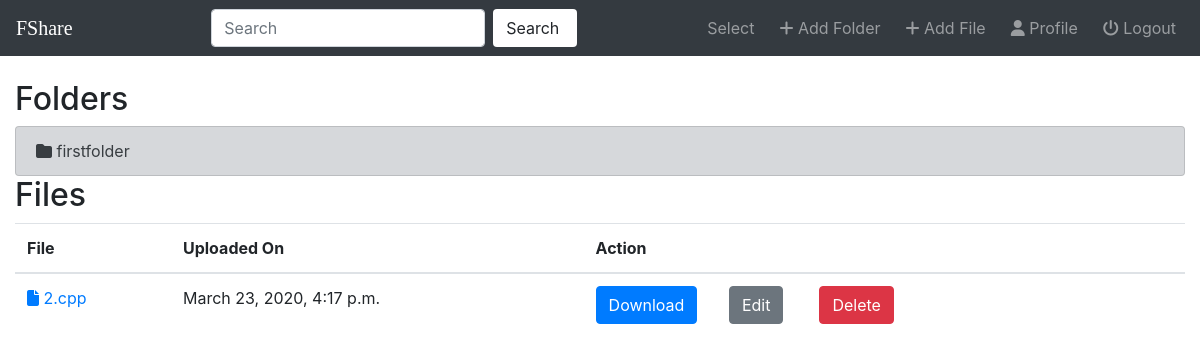
The page /fileshare/ (signed in) on the database its author committed.
### fileshare/models.py (models this page shows, shortened)
class Folder(models.Model):
    user = models.ForeignKey(User,on_delete=models.CASCADE,default=1)
    name = models.CharField(max_length=50)
    linkedfolder = models.ForeignKey("self",on_delete=models.CASCADE,null=True,blank=True)
    lastmodified = models.DateTimeField(auto_now=True)
    def __str__(self):
        return self.name

class File(models.Model):
    user = models.ForeignKey(User,on_delete=models.CASCADE,default=1)
    folder=models.ForeignKey(Folder,on_delete=models.CASCADE,null=True,blank=True)
    name = models.CharField(max_length=50,null=True,blank=True)
    file=models.FileField();
    created_on = models.DateTimeField(auto_now_add=True)

### fileshare/views.py (the view)
# urls.py: path('', views.index,name='index'),
def index(request):
    user_folders = Folder.objects.filter(user=request.user)
    user_files = File.objects.filter(user=request.user)
    all_folders = user_folders.filter(linkedfolder__isnull=True)
    all_files = user_files.filter(folder__isnull=True)
    context = { 'all_folders':all_folders,'all_files':all_files }
    return render(request,'fileshare/index.html',context)

### fileshare/templates/fileshare/index.html (shortened to what this page needs)
{% extends 'fileshare/base.html' %}
{% block body %}
<h2> Folders </h2>
{% if all_folders %}
<div class="list-group">
  {% for folder in all_folders %}
   <a href="{% url 'fileshare:detail' folder.pk %}" class="list-group-item list-group-item-action list-group-item-secondary "><i class='fas fa-folder'></i> {{ folder }}</a>
  {% endfor %}
</div>
{% else %}
  <h3> No folders here yet :( </h3>
{% endif %}
<h2> Files </h2>
{% if all_files %}
<div class="table-responsive">
   <table class="table table-hover">
     <thead style="border-color:white">
       <tr>
         <th>File</th>
         <th>Uploaded On</th>
         <th>Action</th>
       </tr>
     </thead>
     <tbody>
         {% for file in all_files %}
         <tr>
           <td> <a href="{{ file.file.url }}" target="_blank"><i class="fas fa-file"></i> {{ file.name }} </a> </td>
           <td> {{ file.created_on }}</td>
           <td>
             <a href="{{ file.file.url }}" target="_blank" download><button type="button" class="btn btn-primary">Download</button></a>&nbsp;&nbsp;&nbsp;&nbsp;&nbsp;&nbsp;
             <a href="{% url 'fileshare:file-update' file.pk %}"> <button type="button" class="btn btn-secondary"> Edit </button> </a>&nbsp;&nbsp;&nbsp;&nbsp;&nbsp;&nbsp;
             <button type="button" class="btn btn-danger" data-toggle="modal" data-target="#myModal{{file.pk}}">Delete </button>
           </td>
         </tr>
        {% endfor %}
     </tbody>
   </table>
 </div>
{% else %}
  <h3> No files here yet :( </h3>
{% endif %}
{% endblock %}

### rows shown on the page
Folder: name "firstfolder"
File: name "2.cpp", created_on "March 23, 2020, 4:17 p.m."
